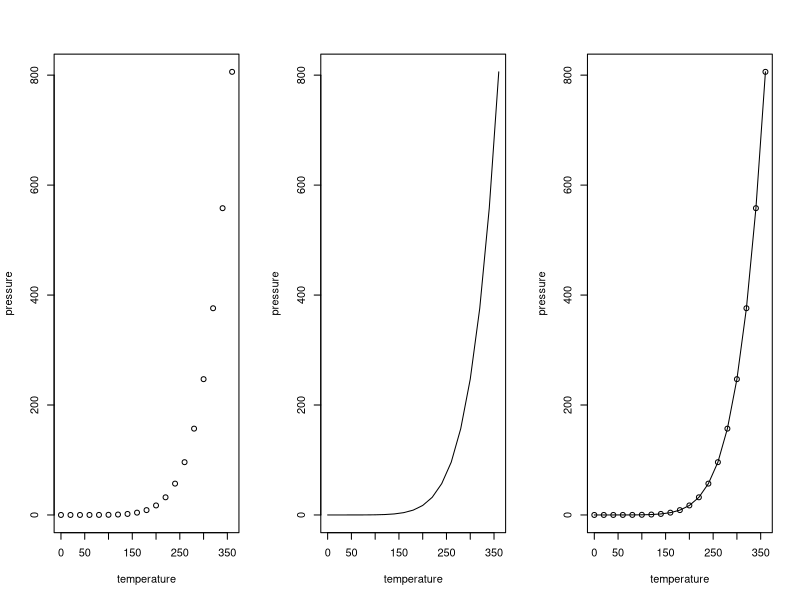
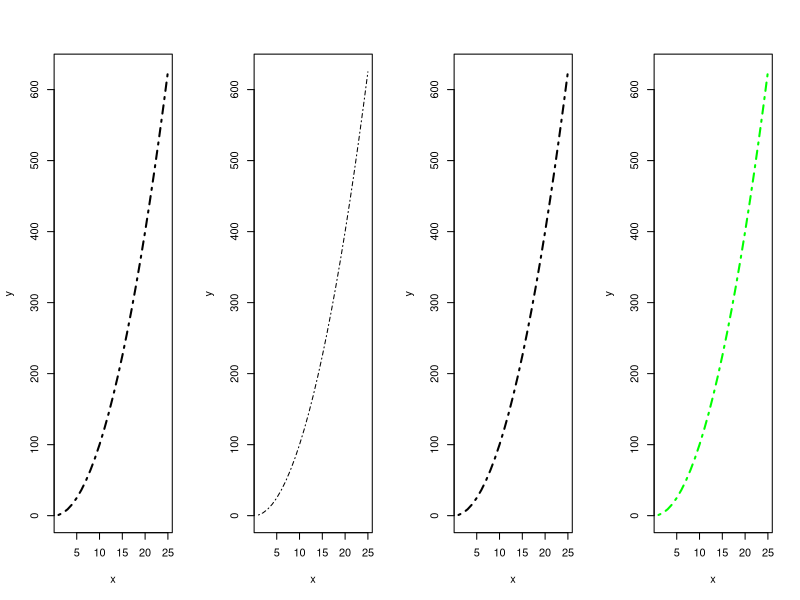
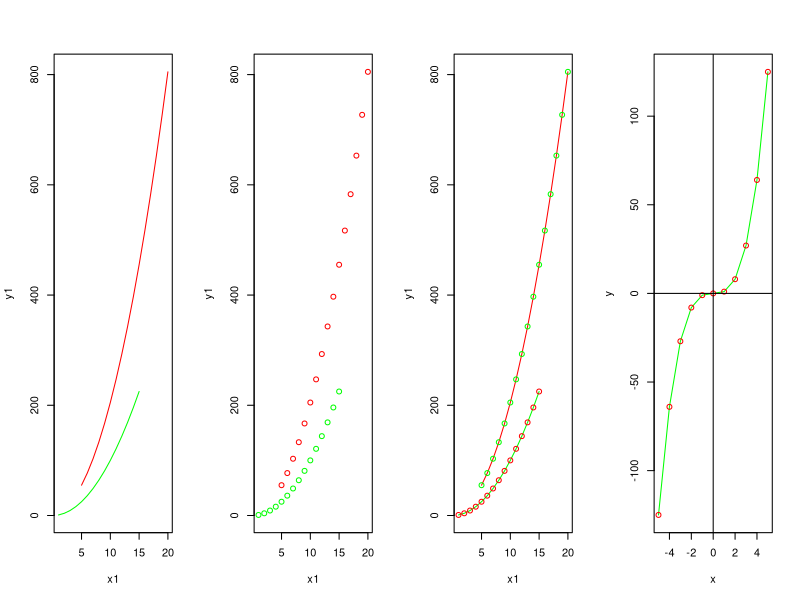
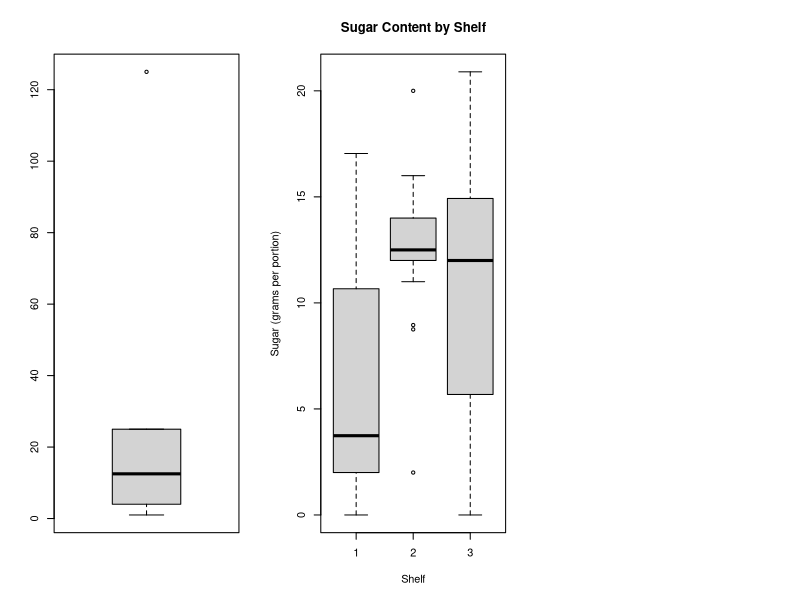

Reproduce these figures in R, in order.
#
# 10.12 - plotting a line through (x,y) points
#
# plot(x,y,type="l")
#
# if the data is stored in a 2-column dataframe, then you 
# can do this:
#
# plot(dfrm, type="l")
#
par(mfrow=c(1,3))
plot(pressure)
plot(pressure, type="l")
plot(pressure, type="l")
points(pressure)

#
# 10.13 - changing line type, width, or color.
#
# line type:
#
# lty="solid" or lty=1 (default)
# lty="dashed" or lty=2
# lty="dotted" or lty=3
# lty="dotdash" or lty=4
# lty="longdash" or lty=5
# lty="twodash" or lty=6
# lty="blank" or lty=0 (no drawing)
#
# line width:
#
# lwd to set line width
#
# color:
#
# col to set colors

x = 1:25
y = x*x

x11()
par(mfrow=c(1,4))

plot(x,y, type="l", lwd=2, lty="dotdash")

plot(x,y, type="l", lty="dotdash")

plot(x,y, type="l", lwd=2, lty="dotdash")

plot(x,y, type="l", lwd=2, lty="dotdash", col="green")

#
# 10.14 - plotting multiple data sets.
#
# initialize plot with plot or curve, then add addtional
# data using line() or points()
#

x11()
par(mfrow=c(1,4))

x1 = 1:15
y1 = x1*x1

x2 = 5:20
y2 = 2*x2*x2+5

xlim = range(c(x1, x2))
ylim = range(c(y1, y2))

plot(x1, y1, type="l", xlim=xlim, ylim=ylim, col="green")
lines(x2, y2, xlim=xlim, ylim=ylim, col="red")

# plotting points are the same problem

plot(x1, y1, type="p", xlim=xlim, ylim=ylim, col="green")
points(x2, y2, xlim=xlim, ylim=ylim, col="red")

plot(x1, y1, type="l", xlim=xlim, ylim=ylim, col="green")
lines(x2, y2, xlim=xlim, ylim=ylim, col="red")
points(x1, y1, type="p", xlim=xlim, ylim=ylim, col="red")
points(x2, y2, xlim=xlim, ylim=ylim, col="green")

#
# 10.15 - adding vertical or horizontal lines
#
# abline(v=x) for vertical line
# or
# abline(h=y) for horizontal line
#
# use to draw the axes through origin
#
# abline(v=0)
# abline(h=0)
#

x = -5:5
y = x*x*x

xlim = range(x)
ylim = range(y)

plot(x, y, type="l", xlim=xlim, ylim=ylim, col="green")
points(x, y, xlim=xlim, ylim=ylim, col="red")
abline(v=0)
abline(h=0)

#
# 10.16 - create a boxplot
#
# use boxplot(x)
#

x11()
par(mfrow=c(1,3))

x = c(5^3, (1:5)^2)
boxplot(x)

#
# 10.17 - create one box plot for each factor level.
#
# boxplot(x ~ f)
#

data(UScereal, package="MASS")
UScereal
names(UScereal)

boxplot(sugars ~ shelf, 
        data=UScereal,
        main="Sugar Content by Shelf",
        xlab="Shelf",
        ylab="Sugar (grams per portion)")


